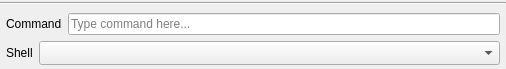
<?xml version="1.0" encoding="UTF-8"?>
<!--
######################################################################################################################
# Copyright (C) 2017-2021 Spine project consortium
# This file is part of Spine Items.
# Spine Items is free software: you can redistribute it and\/or modify it under the terms of the GNU Lesser General
# Public License as published by the Free Software Foundation, either version 3 of the License, or (at your option)
# any later version. This program is distributed in the hope that it will be useful, but WITHOUT ANY WARRANTY;
# without even the implied warranty of MERCHANTABILITY or FITNESS FOR A PARTICULAR PURPOSE. See the GNU Lesser General
# Public License for more details. You should have received a copy of the GNU Lesser General Public License along with
# this program. If not, see <http:\/\/www.gnu.org\/licenses\/>.
######################################################################################################################
-->
<ui version="4.0">
 <class>Form</class>
 <widget class="QWidget" name="Form">
  <property name="geometry">
   <rect>
    <x>0</x>
    <y>0</y>
    <width>506</width>
    <height>69</height>
   </rect>
  </property>
  <layout class="QVBoxLayout" name="verticalLayout">
   <property name="leftMargin">
    <number>0</number>
   </property>
   <property name="topMargin">
    <number>0</number>
   </property>
   <property name="rightMargin">
    <number>0</number>
   </property>
   <property name="bottomMargin">
    <number>0</number>
   </property>
   <item>
    <widget class="Line" name="line_3">
     <property name="orientation">
      <enum>Qt::Horizontal</enum>
     </property>
    </widget>
   </item>
   <item>
    <layout class="QVBoxLayout" name="verticalLayout_2">
     <item>
      <layout class="QHBoxLayout" name="horizontalLayout_2">
       <property name="spacing">
        <number>6</number>
       </property>
       <property name="leftMargin">
        <number>6</number>
       </property>
       <property name="rightMargin">
        <number>6</number>
       </property>
       <item>
        <widget class="QLabel" name="label_2">
         <property name="text">
          <string>Command</string>
         </property>
        </widget>
       </item>
       <item>
        <widget class="QLineEdit" name="lineEdit_command">
         <property name="placeholderText">
          <string>Type command here...</string>
         </property>
         <property name="clearButtonEnabled">
          <bool>true</bool>
         </property>
        </widget>
       </item>
      </layout>
     </item>
     <item>
      <layout class="QHBoxLayout" name="horizontalLayout_3">
       <property name="leftMargin">
        <number>6</number>
       </property>
       <property name="rightMargin">
        <number>6</number>
       </property>
       <item>
        <widget class="QLabel" name="label">
         <property name="text">
          <string>Shell</string>
         </property>
        </widget>
       </item>
       <item>
        <widget class="QComboBox" name="comboBox_shell">
         <property name="sizePolicy">
          <sizepolicy hsizetype="Expanding" vsizetype="Fixed">
           <horstretch>0</horstretch>
           <verstretch>0</verstretch>
          </sizepolicy>
         </property>
         <property name="minimumSize">
          <size>
           <width>100</width>
           <height>24</height>
          </size>
         </property>
         <property name="maximumSize">
          <size>
           <width>16777215</width>
           <height>24</height>
          </size>
         </property>
        </widget>
       </item>
      </layout>
     </item>
    </layout>
   </item>
  </layout>
 </widget>
 <resources>
  <include location="../../ui/resources/resources_icons.qrc"/>
 </resources>
 <connections/>
</ui>
